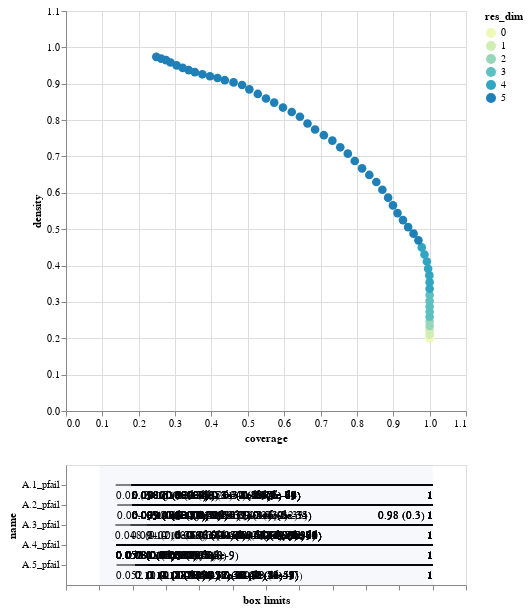

Source (notebook cell):
### Code cell
box.inspect_tradeoff()

### Figure 1 — Vega-Lite specification as saved in the notebook (floating-point values rounded to 4 significant figures; data arrays with more than 128 entries replaced by an {"elided": "..."} marker saying what was removed)
{"config": {"view": {"continuousWidth": 300, "continuousHeight": 300}}, "vconcat": [{"data": {"name": "data-fe62e78bdbf3a8da7ef7800b3abffc6b"}, "mark": {"type": "circle", "size": 75}, "encoding": {"color": {"field": "res_dim", "scale": {"range": ["#eff9b6", "#d0edb3", "#97d6b9", "#5dc0c0", "#31a5c2", "#1f80b8", "#2354a3", "#21318d"]}, "type": "ordinal"}, "opacity": {"condition": {"param": "param_2", "value": 1}, "value": 0.4}, "tooltip": [{"field": "id", "type": "quantitative"}, {"field": "coverage", "format": ".2", "type": "quantitative"}, {"field": "density", "format": ".2", "type": "quantitative"}, {"field": "res_dim", "type": "ordinal"}], "x": {"field": "coverage", "scale": {"domain": [0, 1.1]}, "type": "quantitative"}, "y": {"field": "density", "scale": {"domain": [0, 1.1]}, "type": "quantitative"}}, "height": 400, "name": "view_2", "width": 400}, {"layer": [{"data": {"name": "data-e23d6a6859eb80e6a68084b9e7036b15"}, "mark": {"type": "rule"}, "encoding": {"x": {"axis": {"grid": false, "labels": false, "title": "box limits"}, "field": "x_lower", "scale": {"domain": [0, 1], "padding": 0.1}, "type": "quantitative"}, "x2": {"field": "x_upper"}, "y": {"field": "name", "scale": {"padding": 1.0}, "type": "nominal"}}, "transform": [{"calculate": "(datum.x1-datum.minimum)/(datum.maximum-datum.minimum)", "as": "x_lower"}, {"calculate": "(datum.x2-datum.minimum)/(datum.maximum-datum.minimum)", "as": "x_upper"}, {"filter": {"param": "param_2"}}]}, {"data": {"name": "data-e23d6a6859eb80e6a68084b9e7036b15"}, "mark": {"type": "text", "align": "left", "baseline": "top", "dy": 5}, "encoding": {"text": {"field": "text", "type": "ordinal"}, "x": {"axis": {"grid": false, "labels": false, "title": "box limits"}, "field": "x_lower", "scale": {"domain": [0, 1], "padding": 0.1}, "type": "quantitative"}, "x2": {"field": "x_upper"}, "y": {"field": "name", "scale": {"padding": 1.0}, "type": "nominal"}}, "transform": [{"calculate": "(datum.x1-datum.minimum)/(datum.maximum-datum.minimum)", "as": "x_lower"}, {"calculate": "(datum.x2-datum.minimum)/(datum.maximum-datum.minimum)", "as": "x_upper"}, {"filter": {"param": "param_2"}}, {"calculate": "datum.qp_lower>0?format(datum.x1, \".2\")+\" (\"+format(datum.qp_lower, \".1~g\")+\")\" :format(datum.x1, \".2\")", "as": "text"}]}, {"data": {"name": "data-e23d6a6859eb80e6a68084b9e7036b15"}, "mark": {"type": "text", "align": "right", "baseline": "top", "dy": 5}, "encoding": {"text": {"field": "text", "type": "ordinal"}, "x": {"field": "x_upper", "type": "quantitative"}, "x2": {"field": "x_upper"}, "y": {"field": "name", "scale": {"padding": 1.0}, "type": "nominal"}}, "transform": [{"calculate": "(datum.x1-datum.minimum)/(datum.maximum-datum.minimum)", "as": "x_lower"}, {"calculate": "(datum.x2-datum.minimum)/(datum.maximum-datum.minimum)", "as": "x_upper"}, {"filter": {"param": "param_2"}}, {"calculate": "datum.qp_upper>0?format(datum.x2, \".2\")+\" (\"+format(datum.qp_upper, \".1\")+\")\" :format(datum.x2, \".2\")", "as": "text"}]}, {"data": {"name": "data-97aefd6d737ded565dc732e63f74ecc6"}, "mark": {"type": "rect", "opacity": 0.05}, "encoding": {"x": {"field": "start", "type": "quantitative"}, "x2": {"field": "end"}}}, {"data": {"name": "data-4f53cda18c2baa0c0354bb5f9a3ecbe5"}, "mark": {"type": "point"}, "encoding": {"x": {"field": "x", "type": "quantitative"}, "y": {"field": "name", "type": "nominal"}}, "transform": [{"filter": {"param": "param_2"}}]}, {"data": {"name": "data-4f53cda18c2baa0c0354bb5f9a3ecbe5"}, "mark": {"type": "text", "align": "center", "baseline": "top", "dy": 5}, "encoding": {"text": {"field": "item", "type": "nominal"}, "x": {"field": "x", "type": "quantitative"}, "y": {"field": "name", "type": "nominal"}}, "transform": [{"filter": {"param": "param_2"}}]}], "width": 400}], "params": [{"name": "param_2", "select": {"type": "point", "fields": ["id"]}, "views": ["view_2"]}], "$schema": "https://vega.github.io/schema/vega-lite/v5.17.0.json", "datasets": {"data-fe62e78bdbf3a8da7ef7800b3abffc6b": [{"coverage": 1.0, "density": 0.2, "id": 0, "k": 1200, "mass": 1.0, "mean": 0.2, "n": 6000, "res_dim": 0}, {"coverage": 1.0, "density": 0.2105, "id": 1, "k": 1200, "mass": 0.95, "mean": 0.2105, "n": 5700, "res_dim": 1}, {"coverage": 1.0, "density": 0.2217, "id": 2, "k": 1200, "mass": 0.902, "mean": 0.2217, "n": 5412, "res_dim": 1}, {"coverage": 1.0, "density": 0.2336, "id": 3, "k": 1200, "mass": 0.856, "mean": 0.2336, "n": 5136, "res_dim": 2}, {"coverage": 1.0, "density": 0.246, "id": 4, "k": 1200, "mass": 0.813, "mean": 0.246, "n": 4878, "res_dim": 2}, {"coverage": 1.0, "density": 0.2591, "id": 5, "k": 1200, "mass": 0.772, "mean": 0.2591, "n": 4632, "res_dim": 3}, {"coverage": 1.0, "density": 0.2729, "id": 6, "k": 1200, "mass": 0.733, "mean": 0.2729, "n": 4398, "res_dim": 3}, {"coverage": 1.0, "density": 0.2874, "id": 7, "k": 1200, "mass": 0.696, "mean": 0.2874, "n": 4176, "res_dim": 3}, {"coverage": 1.0, "density": 0.3026, "id": 8, "k": 1200, "mass": 0.661, "mean": 0.3026, "n": 3966, "res_dim": 3}, {"coverage": 1.0, "density": 0.319, "id": 9, "k": 1200, "mass": 0.627, "mean": 0.319, "n": 3762, "res_dim": 3}, {"coverage": 1.0, "density": 0.3361, "id": 10, "k": 1200, "mass": 0.595, "mean": 0.3361, "n": 3570, "res_dim": 4}, {"coverage": 1.0, "density": 0.354, "id": 11, "k": 1200, "mass": 0.565, "mean": 0.354, "n": 3390, "res_dim": 4}, {"coverage": 0.9992, "density": 0.3728, "id": 12, "k": 1199, "mass": 0.536, "mean": 0.3728, "n": 3216, "res_dim": 4}, {"coverage": 0.9958, "density": 0.3913, "id": 13, "k": 1195, "mass": 0.509, "mean": 0.3913, "n": 3054, "res_dim": 4}, {"coverage": 0.9925, "density": 0.411, "id": 14, "k": 1191, "mass": 0.483, "mean": 0.411, "n": 2898, "res_dim": 4}, {"coverage": 0.9858, "density": 0.4305, "id": 15, "k": 1183, "mass": 0.458, "mean": 0.4305, "n": 2748, "res_dim": 4}, {"coverage": 0.9783, "density": 0.4498, "id": 16, "k": 1174, "mass": 0.435, "mean": 0.4498, "n": 2610, "res_dim": 4}, {"coverage": 0.9692, "density": 0.4693, "id": 17, "k": 1163, "mass": 0.413, "mean": 0.4693, "n": 2478, "res_dim": 5}, {"coverage": 0.9558, "density": 0.4877, "id": 18, "k": 1147, "mass": 0.392, "mean": 0.4877, "n": 2352, "res_dim": 5}, {"coverage": 0.9408, "density": 0.5058, "id": 19, "k": 1129, "mass": 0.372, "mean": 0.5058, "n": 2232, "res_dim": 5}, {"coverage": 0.9267, "density": 0.525, "id": 20, "k": 1112, "mass": 0.353, "mean": 0.525, "n": 2118, "res_dim": 5}, {"coverage": 0.9117, "density": 0.5443, "id": 21, "k": 1094, "mass": 0.335, "mean": 0.5443, "n": 2010, "res_dim": 5}, {"coverage": 0.8992, "density": 0.5655, "id": 22, "k": 1079, "mass": 0.318, "mean": 0.5655, "n": 1908, "res_dim": 5}, {"coverage": 0.8858, "density": 0.5866, "id": 23, "k": 1063, "mass": 0.302, "mean": 0.5866, "n": 1812, "res_dim": 5}, {"coverage": 0.87, "density": 0.6084, "id": 24, "k": 1044, "mass": 0.286, "mean": 0.6084, "n": 1716, "res_dim": 5}, {"coverage": 0.8533, "density": 0.6298, "id": 25, "k": 1024, "mass": 0.271, "mean": 0.6298, "n": 1626, "res_dim": 5}, {"coverage": 0.8342, "density": 0.6492, "id": 26, "k": 1001, "mass": 0.257, "mean": 0.6492, "n": 1542, "res_dim": 5}, {"coverage": 0.8142, "density": 0.6673, "id": 27, "k": 977, "mass": 0.244, "mean": 0.6673, "n": 1464, "res_dim": 5}, {"coverage": 0.7942, "density": 0.6876, "id": 28, "k": 953, "mass": 0.231, "mean": 0.6876, "n": 1386, "res_dim": 5}, {"coverage": 0.775, "density": 0.7078, "id": 29, "k": 930, "mass": 0.219, "mean": 0.7078, "n": 1314, "res_dim": 5}, {"coverage": 0.7542, "density": 0.7252, "id": 30, "k": 905, "mass": 0.208, "mean": 0.7252, "n": 1248, "res_dim": 5}, {"coverage": 0.7325, "density": 0.7437, "id": 31, "k": 879, "mass": 0.197, "mean": 0.7437, "n": 1182, "res_dim": 5}, {"coverage": 0.7092, "density": 0.7585, "id": 32, "k": 851, "mass": 0.187, "mean": 0.7585, "n": 1122, "res_dim": 5}, {"coverage": 0.685, "density": 0.774, "id": 33, "k": 822, "mass": 0.177, "mean": 0.774, "n": 1062, "res_dim": 5}, {"coverage": 0.6642, "density": 0.7907, "id": 34, "k": 797, "mass": 0.168, "mean": 0.7907, "n": 1008, "res_dim": 5}, {"coverage": 0.6433, "density": 0.8092, "id": 35, "k": 772, "mass": 0.159, "mean": 0.8092, "n": 954, "res_dim": 5}, {"coverage": 0.6208, "density": 0.8223, "id": 36, "k": 745, "mass": 0.151, "mean": 0.8223, "n": 906, "res_dim": 5}, {"coverage": 0.5967, "density": 0.8345, "id": 37, "k": 716, "mass": 0.143, "mean": 0.8345, "n": 858, "res_dim": 5}, {"coverage": 0.5725, "density": 0.8481, "id": 38, "k": 687, "mass": 0.135, "mean": 0.8481, "n": 810, "res_dim": 5}, {"coverage": 0.55, "density": 0.8594, "id": 39, "k": 660, "mass": 0.128, "mean": 0.8594, "n": 768, "res_dim": 5}, {"coverage": 0.5275, "density": 0.8719, "id": 40, "k": 633, "mass": 0.121, "mean": 0.8719, "n": 726, "res_dim": 5}, {"coverage": 0.5042, "density": 0.8845, "id": 41, "k": 605, "mass": 0.114, "mean": 0.8845, "n": 684, "res_dim": 5}, {"coverage": 0.4842, "density": 0.8966, "id": 42, "k": 581, "mass": 0.108, "mean": 0.8966, "n": 648, "res_dim": 5}, {"coverage": 0.4608, "density": 0.9036, "id": 43, "k": 553, "mass": 0.102, "mean": 0.9036, "n": 612, "res_dim": 5}, {"coverage": 0.4367, "density": 0.9097, "id": 44, "k": 524, "mass": 0.096, "mean": 0.9097, "n": 576, "res_dim": 5}, {"coverage": 0.4167, "density": 0.9158, "id": 45, "k": 500, "mass": 0.091, "mean": 0.9158, "n": 546, "res_dim": 5}, {"coverage": 0.3958, "density": 0.9205, "id": 46, "k": 475, "mass": 0.086, "mean": 0.9205, "n": 516, "res_dim": 5}, {"coverage": 0.375, "density": 0.9259, "id": 47, "k": 450, "mass": 0.081, "mean": 0.9259, "n": 486, "res_dim": 5}, {"coverage": 0.3542, "density": 0.932, "id": 48, "k": 425, "mass": 0.076, "mean": 0.932, "n": 456, "res_dim": 5}, {"coverage": 0.3375, "density": 0.9375, "id": 49, "k": 405, "mass": 0.072, "mean": 0.9375, "n": 432, "res_dim": 5}, {"coverage": 0.3208, "density": 0.9436, "id": 50, "k": 385, "mass": 0.068, "mean": 0.9436, "n": 408, "res_dim": 5}, {"coverage": 0.3042, "density": 0.9505, "id": 51, "k": 365, "mass": 0.064, "mean": 0.9505, "n": 384, "res_dim": 5}, {"coverage": 0.2875, "density": 0.9583, "id": 52, "k": 345, "mass": 0.06, "mean": 0.9583, "n": 360, "res_dim": 5}, {"coverage": 0.275, "density": 0.9649, "id": 53, "k": 330, "mass": 0.057, "mean": 0.9649, "n": 342, "res_dim": 5}, {"coverage": 0.2617, "density": 0.9691, "id": 54, "k": 314, "mass": 0.054, "mean": 0.9691, "n": 324, "res_dim": 5}, {"coverage": 0.2483, "density": 0.9739, "id": 55, "k": 298, "mass": 0.051, "mean": 0.9739, "n": 306, "res_dim": 5}], "data-e23d6a6859eb80e6a68084b9e7036b15": {"elided": "244 records"}, "data-97aefd6d737ded565dc732e63f74ecc6": [{"start": 0, "end": 1}], "data-4f53cda18c2baa0c0354bb5f9a3ecbe5": []}}
